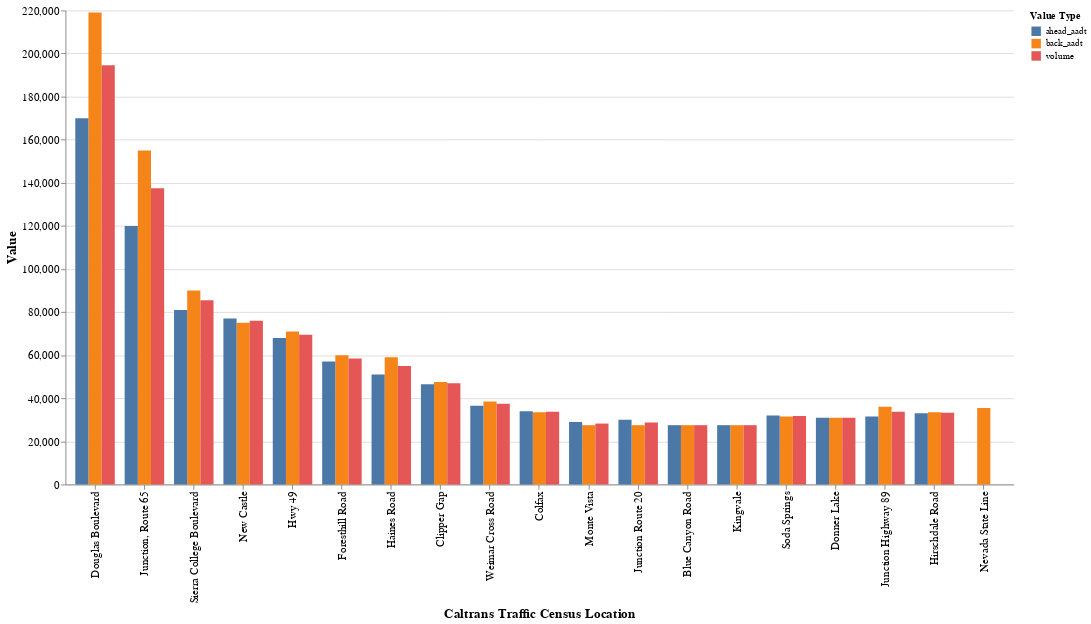

Here is the notebook cell this chart was saved with:
### Markdown cell above
### Caltrans AADT ['ahead_aadt'] and ['back_aadt'] Data compared and averaged into ['volume']

### Code cell
# Display the bar chart
df01_ct_chart

### Figure 1 — Vega-Lite specification as saved in the notebook (floating-point values rounded to 4 significant figures)
{"config": {"view": {"continuousWidth": 300, "continuousHeight": 300, "strokeOpacity": 0}, "axis": {"labelFontSize": 12, "titleFontSize": 14}, "header": {"labelFontSize": 12, "titleFontSize": 14}}, "data": {"name": "data-a11ef74eb612e68631396659f87fc811"}, "mark": {"type": "bar"}, "encoding": {"color": {"field": "value_type", "title": "Value Type", "type": "nominal"}, "tooltip": [{"field": "location", "title": "Caltrans Traffic Census Location", "type": "nominal"}, {"field": "value_type", "title": "Value Type", "type": "nominal"}, {"field": "value", "title": "Value", "type": "quantitative"}], "x": {"field": "location", "sort": {"field": "location_order", "order": "ascending"}, "title": "Caltrans Traffic Census Location", "type": "nominal"}, "xOffset": {"field": "value_type", "type": "nominal"}, "y": {"field": "value", "title": "Value", "type": "quantitative"}}, "height": 500, "width": 1000, "$schema": "https://vega.github.io/schema/vega-lite/v5.14.1.json", "datasets": {"data-a11ef74eb612e68631396659f87fc811": [{"location": "Douglas Boulevard", "value_type": "back_aadt", "value": 219000.0}, {"location": "Junction, Route 65", "value_type": "back_aadt", "value": 155000.0}, {"location": "Sierra College Boulevard", "value_type": "back_aadt", "value": 90000.0}, {"location": "New Castle", "value_type": "back_aadt", "value": 75000.0}, {"location": "Hwy 49", "value_type": "back_aadt", "value": 71000.0}, {"location": "Foresthill Road", "value_type": "back_aadt", "value": 60000.0}, {"location": "Haines Road", "value_type": "back_aadt", "value": 59000.0}, {"location": "Clipper Gap", "value_type": "back_aadt", "value": 47500.0}, {"location": "Weimar Cross Road", "value_type": "back_aadt", "value": 38500.0}, {"location": "Colfax", "value_type": "back_aadt", "value": 33500.0}, {"location": "Monte Vista", "value_type": "back_aadt", "value": 27500.0}, {"location": "Junction Route 20", "value_type": "back_aadt", "value": 27500.0}, {"location": "Blue Canyon Road", "value_type": "back_aadt", "value": 27500.0}, {"location": "Kingvale", "value_type": "back_aadt", "value": 27500.0}, {"location": "Soda Springs", "value_type": "back_aadt", "value": 31500.0}, {"location": "Donner Lake", "value_type": "back_aadt", "value": 31000.0}, {"location": "Junction Highway 89", "value_type": "back_aadt", "value": 36000.0}, {"location": "Hirschdale Road", "value_type": "back_aadt", "value": 33500.0}, {"location": "Nevada State Line", "value_type": "back_aadt", "value": 35500.0}, {"location": "Douglas Boulevard", "value_type": "ahead_aadt", "value": 170000.0}, {"location": "Junction, Route 65", "value_type": "ahead_aadt", "value": 120000.0}, {"location": "Sierra College Boulevard", "value_type": "ahead_aadt", "value": 81000.0}, {"location": "New Castle", "value_type": "ahead_aadt", "value": 77000.0}, {"location": "Hwy 49", "value_type": "ahead_aadt", "value": 68000.0}, {"location": "Foresthill Road", "value_type": "ahead_aadt", "value": 57000.0}, {"location": "Haines Road", "value_type": "ahead_aadt", "value": 51000.0}, {"location": "Clipper Gap", "value_type": "ahead_aadt", "value": 46500.0}, {"location": "Weimar Cross Road", "value_type": "ahead_aadt", "value": 36500.0}, {"location": "Colfax", "value_type": "ahead_aadt", "value": 34000.0}, {"location": "Monte Vista", "value_type": "ahead_aadt", "value": 29000.0}, {"location": "Junction Route 20", "value_type": "ahead_aadt", "value": 30000.0}, {"location": "Blue Canyon Road", "value_type": "ahead_aadt", "value": 27500.0}, {"location": "Kingvale", "value_type": "ahead_aadt", "value": 27500.0}, {"location": "Soda Springs", "value_type": "ahead_aadt", "value": 32000.0}, {"location": "Donner Lake", "value_type": "ahead_aadt", "value": 31000.0}, {"location": "Junction Highway 89", "value_type": "ahead_aadt", "value": 31500.0}, {"location": "Hirschdale Road", "value_type": "ahead_aadt", "value": 33000.0}, {"location": "Nevada State Line", "value_type": "ahead_aadt", "value": null}, {"location": "Douglas Boulevard", "value_type": "volume", "value": 194500.0}, {"location": "Junction, Route 65", "value_type": "volume", "value": 137500.0}, {"location": "Sierra College Boulevard", "value_type": "volume", "value": 85500.0}, {"location": "New Castle", "value_type": "volume", "value": 76000.0}, {"location": "Hwy 49", "value_type": "volume", "value": 69500.0}, {"location": "Foresthill Road", "value_type": "volume", "value": 58500.0}, {"location": "Haines Road", "value_type": "volume", "value": 55000.0}, {"location": "Clipper Gap", "value_type": "volume", "value": 47000.0}, {"location": "Weimar Cross Road", "value_type": "volume", "value": 37500.0}, {"location": "Colfax", "value_type": "volume", "value": 33750.0}, {"location": "Monte Vista", "value_type": "volume", "value": 28250.0}, {"location": "Junction Route 20", "value_type": "volume", "value": 28750.0}, {"location": "Blue Canyon Road", "value_type": "volume", "value": 27500.0}, {"location": "Kingvale", "value_type": "volume", "value": 27500.0}, {"location": "Soda Springs", "value_type": "volume", "value": 31750.0}, {"location": "Donner Lake", "value_type": "volume", "value": 31000.0}, {"location": "Junction Highway 89", "value_type": "volume", "value": 33750.0}, {"location": "Hirschdale Road", "value_type": "volume", "value": 33250.0}, {"location": "Nevada State Line", "value_type": "volume", "value": null}]}}
